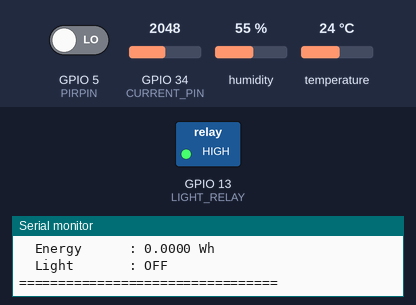
The sketch below on a simulated ESP32. On the bench: switched loads named in the sketch (green lamp = pin HIGH), the last lines printed to the serial monitor. The test bench sets the inputs (shaded band); at power-on: GPIO 5 (PIRPIN) LOW, GPIO 34 (CURRENT_PIN) = 2048, humidity 55 %, temperature 24 °C. WiFi joins after 1.5 s; servers stay silent unless stated; uploads are accepted with an empty reply.

Above: at 2.7 s.
2.8 s: GPIO 5 (PIRPIN) driven HIGH
At 3.6 s:
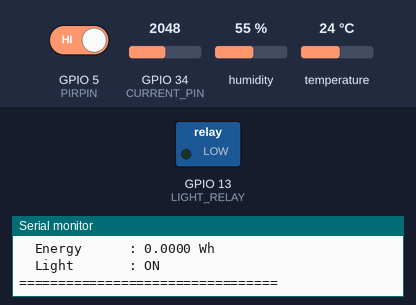
Timing chart, 0 to 5.8 s (numbered marks = the images above; inputs shaded):
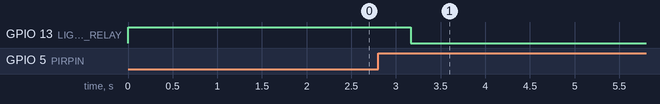

The sketch:

smart_automation.ino
```cpp
/*
 * ============================================================
 *  ESP32 Smart Automation System
 *  - PIR-based light/fan control with inactivity timeout
 *  - DHT11 temperature-gated fan control
 *  - ACS712 current sensing with multi-sample averaging
 *  - Continuous energy (Wh) accumulation via millis()
 *  - Cloud sync: Node.js server + Google Apps Script
 * ============================================================
 */

#include <WiFi.h>
#include <HTTPClient.h>
#include <DHT.h>

// ======================= CONFIGURATION =======================

// ---- WiFi credentials ----
const char* ssid       = "SDIP";
const char* password   = "vatsal2309";

// ---- Server endpoints ----
const char* nodeServer = "http://192.168.66.66:5000/data";
const char* googleURL  = "https://script.google.com/macros/s/AKfycby7AkGKCS41SH6m-TM-ZKie3r3uiKXeVc9ZqYSOt3nkxTLv3ipuiARXytX9GyJF6QOI/exec";

// ---- Hardware pins ----
#define DHTPIN       4        // DHT11 data pin
#define PIRPIN       5        // PIR motion sensor
// #define FAN_RELAY    13       // Relay controlling the fan
#define LIGHT_RELAY  13       // Relay controlling the light
#define CURRENT_PIN  34       // ACS712 analog output (ADC1 channel)

// ---- Sensor config ----
#define DHTTYPE      DHT11

// ---- Relay logic (active-HIGH module) ----
//   LOW  = relay energised = appliance ON
//   HIGH = relay released  = appliance OFF
#define RELAY_ON     LOW
#define RELAY_OFF    HIGH

// ---- Tunables ----
const unsigned long MOTION_TIMEOUT_MS   = 15000;   // 15 s inactivity before turning OFF
const float         TEMP_THRESHOLD      = 30.0;    // °C – fan turns on above this
const float         MAINS_VOLTAGE       = 230.0;   // V (AC mains)
const int           ACS712_SAMPLES      = 100;     // Number of ADC samples to average
const float         ACS712_OFFSET_V     = 1.65;    // Zero-current voltage on ESP32 3.3 V rail
const float         ACS712_SENSITIVITY  = 0.185;   // V/A for ACS712-5A module
const unsigned long LOOP_INTERVAL_MS    = 500;     // Main loop pace (non-blocking)
const unsigned long SEND_INTERVAL_MS    = 5000;    // Cloud push interval

// ======================= GLOBALS ============================

DHT dht(DHTPIN, DHTTYPE);

// Motion tracking
bool          motionActive    = false;   // true while occupancy is assumed
unsigned long lastMotionTime  = 0;       // millis() of last HIGH from PIR

// Energy accumulation
float         energyWh        = 0.0;
unsigned long lastEnergyCalc  = 0;

// Cloud send timer
unsigned long lastSendTime    = 0;

// Cached sensor values (updated every loop, sent every SEND_INTERVAL)
float cachedTemp    = 0.0;
int   cachedHum     = 0;
float cachedCurrent = 0.0;
float cachedPower   = 0.0;

// ======================= SENSOR FUNCTIONS ====================

/*
 * readCurrentACS712()
 * Takes ACS712_SAMPLES ADC readings, averages them,
 * converts to current (A) using calibrated offset & sensitivity.
 * Returns absolute value (magnitude only).
 */
float readCurrentACS712() {
  long adcSum = 0;

  for (int i = 0; i < ACS712_SAMPLES; i++) {
    adcSum += analogRead(CURRENT_PIN);
    delayMicroseconds(200);           // small spacing between samples (~20 ms total)
  }

  float adcAvg  = (float)adcSum / ACS712_SAMPLES;
  float voltage = (adcAvg / 4095.0) * 3.3;

  // Current = (Vmeasured – Vzero) / sensitivity
  float current = (voltage - ACS712_OFFSET_V) / ACS712_SENSITIVITY;

  // Clamp near-zero noise to 0
  if (abs(current) < 0.05) current = 0.0;

  return abs(current);
}

// ======================= WIFI FUNCTIONS ======================

/*
 * ensureWiFi()
 * If WiFi is disconnected, attempt a reconnect and log status.
 * Non-blocking – returns immediately if still disconnected.
 */
void ensureWiFi() {
  if (WiFi.status() == WL_CONNECTED) return;

  Serial.println("[WiFi] Connection lost – attempting reconnect...");
  WiFi.disconnect();
  WiFi.begin(ssid, password);

  // Wait up to 5 s for reconnection (10 × 500 ms)
  unsigned long start = millis();
  while (WiFi.status() != WL_CONNECTED && millis() - start < 5000) {
    delay(500);
    Serial.print(".");
  }

  if (WiFi.status() == WL_CONNECTED) {
    Serial.println("\n[WiFi] Reconnected ✓");
    Serial.print("[WiFi] IP: ");
    Serial.println(WiFi.localIP());
  } else {
    Serial.println("\n[WiFi] Reconnect failed – will retry next cycle");
  }
}

// ======================= HTTP FUNCTIONS ======================

/*
 * buildJSON()
 * Constructs the JSON payload string used by both endpoints.
 */
String buildJSON(float temp, int hum, bool motion, float current, float power, float energy) {
  String json = "{";
  json += "\"temperature\":" + String(temp, 2) + ",";
  json += "\"humidity\":"    + String(hum) + ",";
  json += "\"motion\":"      + String(motion ? "true" : "false") + ",";
  json += "\"current\":"     + String(current, 3) + ",";
  json += "\"power\":"       + String(power, 2) + ",";
  json += "\"energy\":"      + String(energy, 4);
  json += "}";
  return json;
}

/*
 * sendHTTP()
 * Reusable HTTP POST function.
 *   url           – endpoint
 *   payload       – JSON body
 *   label         – label for Serial log (e.g. "Node" or "Google")
 *   followRedirect – true for Google Apps Script (302 redirect)
 */
void sendHTTP(const char* url, const String& payload, const char* label, bool followRedirect) {
  HTTPClient http;
  http.begin(url);
  http.addHeader("Content-Type", "application/json");
  http.setTimeout(10000);   // 10 s timeout

  if (followRedirect) {
    http.setFollowRedirects(HTTPC_STRICT_FOLLOW_REDIRECTS);
  }

  int code = http.POST(payload);

  if (code > 0) {
    Serial.printf("[HTTP] %s → %d\n", label, code);
  } else {
    Serial.printf("[HTTP] %s FAILED → %s\n", label, http.errorToString(code).c_str());
  }

  http.end();
}

/*
 * sendDataToCloud()
 * Pushes the latest sensor data to both Node.js and Google endpoints.
 */
void sendDataToCloud(float temp, int hum, bool motion, float current, float power, float energy) {
  String payload = buildJSON(temp, hum, motion, current, power, energy);

  sendHTTP(nodeServer, payload, "Node.js", false);
  sendHTTP(googleURL,  payload, "Google",  true);
}

// ======================= CONTROL LOGIC =======================

/*
 * updateMotionState()
 * Reads PIR sensor. If HIGH → refresh timer.
 * If no motion for MOTION_TIMEOUT_MS → mark inactive.
 */
void updateMotionState() {
  bool pirReading = digitalRead(PIRPIN);

  if (pirReading) {
    // Motion detected – refresh the timer
    lastMotionTime = millis();
    if (!motionActive) {
      Serial.println("[PIR] Motion detected → devices ON");
    }
    motionActive = true;
  } else {
    // No motion right now – check if timeout has elapsed
    if (motionActive && (millis() - lastMotionTime >= MOTION_TIMEOUT_MS)) {
      motionActive = false;
      Serial.println("[PIR] Timeout elapsed → devices OFF");
    }
  }
}

/*
 * controlRelays()
 * Light: ON while motionActive
 * Fan:   ON while motionActive AND temperature >= threshold
 */
void controlRelays(float temperature) {
  // ---- LIGHT ----
  // Active-LOW relay: RELAY_ON (LOW) = light ON
  if (motionActive) {
    digitalWrite(LIGHT_RELAY, RELAY_ON);    // LOW = ON
  } else {
    digitalWrite(LIGHT_RELAY, RELAY_OFF);   // HIGH = OFF
  }

  // ---- FAN ----
  // Fan only runs when someone is present AND it's hot enough
  // if (motionActive && temperature >= TEMP_THRESHOLD) {
  //   digitalWrite(FAN_RELAY, RELAY_ON);      // LOW = ON
  // } else {
  //   digitalWrite(FAN_RELAY, RELAY_OFF);     // HIGH = OFF
  // }
}

// ======================= DEBUG OUTPUT ========================

void printDebug(float temp, int hum, float current, float power) {
  Serial.println("========== SENSOR DATA ==========");
  Serial.printf("  Temperature : %.1f °C\n", temp);
  Serial.printf("  Humidity    : %d %%\n", hum);
  Serial.printf("  Motion      : %s\n", motionActive ? "YES (active)" : "NO");
  Serial.printf("  Current     : %.3f A\n", current);
  Serial.printf("  Power       : %.2f W\n", power);
  Serial.printf("  Energy      : %.4f Wh\n", energyWh);
  // Serial.printf("  Fan         : %s\n", digitalRead(FAN_RELAY) == RELAY_ON ? "ON" : "OFF");
  Serial.printf("  Light       : %s\n", digitalRead(LIGHT_RELAY) == RELAY_ON ? "ON" : "OFF");
  Serial.println("=================================");
}

// ========================= SETUP =============================

void setup() {
  Serial.begin(115200);
  Serial.println("\n[BOOT] ESP32 Smart Automation System");

  // ---- Pin modes ----
  pinMode(PIRPIN, INPUT);
  // pinMode(FAN_RELAY, OUTPUT);
  pinMode(LIGHT_RELAY, OUTPUT);

  // Start with both relays OFF (HIGH = OFF for active-LOW modules)
  // digitalWrite(FAN_RELAY, RELAY_OFF);
  digitalWrite(LIGHT_RELAY, RELAY_OFF);

  // ---- DHT sensor ----
  dht.begin();

  // ---- WiFi initial connection ----
  WiFi.mode(WIFI_STA);
  WiFi.begin(ssid, password);
  Serial.print("[WiFi] Connecting");

  unsigned long wifiStart = millis();
  while (WiFi.status() != WL_CONNECTED && millis() - wifiStart < 15000) {
    delay(500);
    Serial.print(".");
  }

  if (WiFi.status() == WL_CONNECTED) {
    Serial.println("\n[WiFi] Connected ✓");
    Serial.print("[WiFi] IP: ");
    Serial.println(WiFi.localIP());
  } else {
    Serial.println("\n[WiFi] Initial connection failed – will retry in loop");
  }

  // ---- Initialise timers ----
  lastEnergyCalc = millis();
  lastSendTime   = millis();
  lastMotionTime = 0;

  Serial.println("[BOOT] Setup complete\n");
}

// ========================= LOOP ==============================

void loop() {
  // ---- 1. Read sensors ----
  float temperature = dht.readTemperature();
  int   humidity    = (int)dht.readHumidity();

  // Guard against NaN from DHT read failures
  if (isnan(temperature)) temperature = 0.0;
  if (isnan((float)humidity)) humidity = 0;

  // ---- 2. Update PIR / motion state (with timeout logic) ----
  updateMotionState();

  // ---- 3. Control relays based on motion + temperature ----
  controlRelays(temperature);

  // ---- 4. Read current & compute power ----
  float current = readCurrentACS712();
  float power   = MAINS_VOLTAGE * current;

  // ---- 5. Accumulate energy (Wh) using elapsed time ----
  unsigned long now   = millis();
  float         hours = (now - lastEnergyCalc) / 3600000.0;
  lastEnergyCalc = now;
  energyWh += power * hours;

  // Cache for sending
  cachedTemp    = temperature;
  cachedHum     = humidity;
  cachedCurrent = current;
  cachedPower   = power;

  // ---- 6. Print debug info every loop ----
  printDebug(temperature, humidity, current, power);

  // ---- 7. Send to cloud at SEND_INTERVAL ----
  if (millis() - lastSendTime >= SEND_INTERVAL_MS) {
    lastSendTime = millis();

    ensureWiFi();   // auto-reconnect if needed

    if (WiFi.status() == WL_CONNECTED) {
      sendDataToCloud(cachedTemp, cachedHum, motionActive, cachedCurrent, cachedPower, energyWh);
    } else {
      Serial.println("[HTTP] Skipped – WiFi not connected");
    }
  }

  // ---- 8. Non-blocking loop pacing ----
  delay(LOOP_INTERVAL_MS);   // 500 ms – keeps loop responsive while avoiding busy-spin
}
```

Measured:
- after the input at 2.8 s, GPIO 13 (LIGHT_RELAY): HIGH → LOW after 0.36 s
